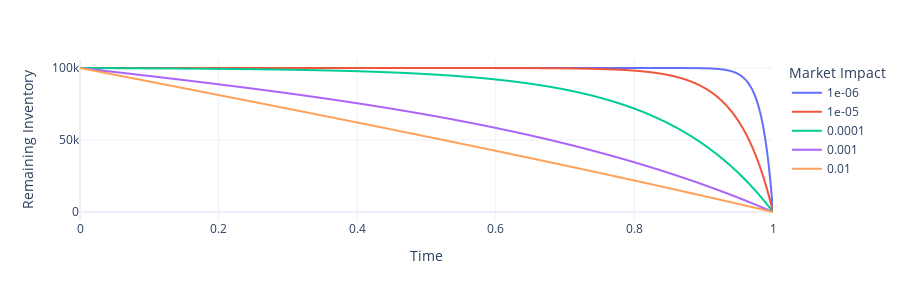

Write notebook code for a chart like this one.
### Markdown cell above
#### Varying temporary market impact

### Code cell
df = pd.DataFrame()

t_values = np.linspace(0, T, 1000)
etas = [1e-6, 1e-5, 1e-4, 1e-3, 1e-2]
lamb = 0.1

for eta in etas:
    xt = [target_close_opti_strat(t, x0, sigma, lamb, eta, T) for t in t_values]
    temp_df = pd.DataFrame({'t': t_values, 'x': xt, 'eta': str(eta)})
    df = pd.concat([df, temp_df], ignore_index=True)

fig = px.line(df, x='t', y='x', color='eta', template='plotly_white', 
              labels={"x": "Remaining Inventory", "t": "Time", "eta": "Market Impact"})

fig.update_traces(hoverinfo='skip')
fig.update_traces(hovertemplate=None)
fig.update_layout(width=900, height=300)
fig.show()

### Figure 1 — Plotly figure (JSON) as saved in the notebook; plotly's stock layout.template omitted (floating-point values rounded to 4 significant figures; data arrays with more than 128 entries replaced by an {"elided": "..."} marker saying what was removed)
{"data": [{"hoverinfo": "skip", "legendgroup": "1e-06", "line": {"color": "#636efa", "dash": "solid"}, "marker": {"symbol": "circle"}, "mode": "lines", "name": "1e-06", "showlegend": true, "type": "scattergl", "x": {"elided": "1000 float values"}, "xaxis": "x", "y": {"elided": "1000 float values"}, "yaxis": "y"}, {"hoverinfo": "skip", "legendgroup": "1e-05", "line": {"color": "#EF553B", "dash": "solid"}, "marker": {"symbol": "circle"}, "mode": "lines", "name": "1e-05", "showlegend": true, "type": "scattergl", "x": {"elided": "1000 float values"}, "xaxis": "x", "y": {"elided": "1000 float values"}, "yaxis": "y"}, {"hoverinfo": "skip", "legendgroup": "0.0001", "line": {"color": "#00cc96", "dash": "solid"}, "marker": {"symbol": "circle"}, "mode": "lines", "name": "0.0001", "showlegend": true, "type": "scattergl", "x": {"elided": "1000 float values"}, "xaxis": "x", "y": {"elided": "1000 float values"}, "yaxis": "y"}, {"hoverinfo": "skip", "legendgroup": "0.001", "line": {"color": "#ab63fa", "dash": "solid"}, "marker": {"symbol": "circle"}, "mode": "lines", "name": "0.001", "showlegend": true, "type": "scattergl", "x": {"elided": "1000 float values"}, "xaxis": "x", "y": {"elided": "1000 float values"}, "yaxis": "y"}, {"hoverinfo": "skip", "legendgroup": "0.01", "line": {"color": "#FFA15A", "dash": "solid"}, "marker": {"symbol": "circle"}, "mode": "lines", "name": "0.01", "showlegend": true, "type": "scattergl", "x": {"elided": "1000 float values"}, "xaxis": "x", "y": {"elided": "1000 float values"}, "yaxis": "y"}], "layout": {"height": 300, "legend": {"title": {"text": "Market Impact"}, "tracegroupgap": 0}, "margin": {"t": 60}, "width": 900, "xaxis": {"anchor": "y", "domain": [0, 1], "title": {"text": "Time"}}, "yaxis": {"anchor": "x", "domain": [0, 1], "title": {"text": "Remaining Inventory"}}}}
